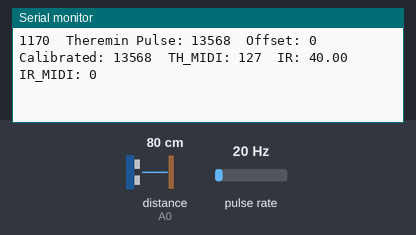
Recording of a sketch running on a simulated SparkFun Pro Micro, built with avr-gcc and run on an emulated ATmega32U4. Shown: the last lines printed to the serial monitor. Wiring (inferred from the names in the program): pulse sensor: data pin 4. Inputs (shaded band) come from the test bench; at power-on: distance to the obstacle (sensor on A0) 80 cm, pulse rate 20 Hz.

Above: at 1.2 s.
1.3 s: distance to the obstacle (sensor on A0) set to 2 cm
At 1.38 s:
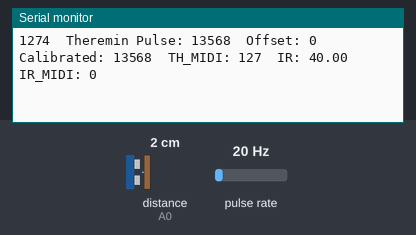
2.8 s: pulse rate (sensor on pin 4) set to 8 Hz
At 2.86 s:
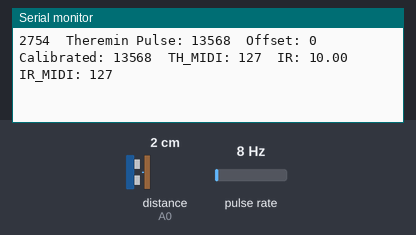
5.8 s: distance to the obstacle (sensor on A0) set to 9 cm
At 5.8 s:
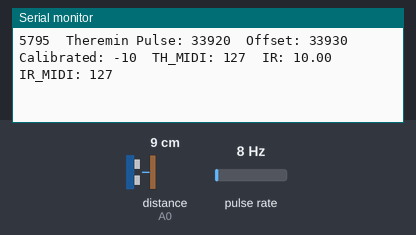
7.3 s: pulse rate (sensor on pin 4) set to 4 Hz
At 7.38 s:
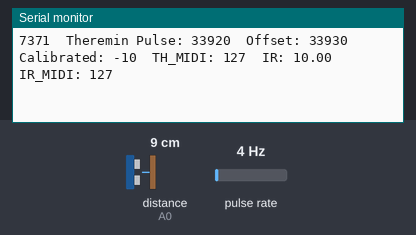
8.8 s: distance to the obstacle (sensor on A0) set to 35 cm
At 8.85 s:
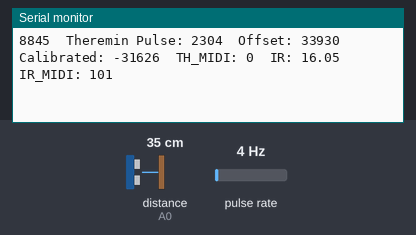
Timing chart, 0 to 11.8 s (numbered marks = the images above; inputs shaded):
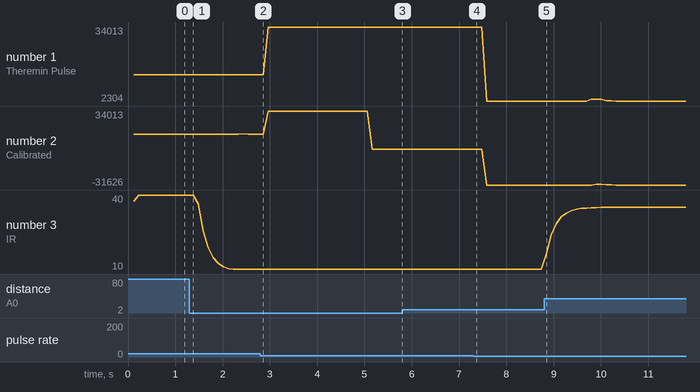

The sketch:

ThereminIRSculpture_20250923.ino
```cpp
// External lbiraries required, make sure the library is downloaded before compiling the code
#include <SharpIR.h>
#include <MIDIUSB.h>
#include <CapacitiveSensor.h>

long TimeSerial = 0;  //Serial update time

//Pulse capture variables
volatile uint16_t lastCapture = 0;
//volatile means the variable will be updated at anytime, no interups
//uint16_t means 16bit binary for counter usage
volatile uint16_t pulseWidth = 0;
volatile bool newPulse = false;
long pulseWidth_cal = 0;

//Hardware input capture function for detecting a signal edge from TLC555 > 7493
ISR(TIMER1_CAPT_vect) {
  uint16_t capture = ICR1;             // Read the captured timer value
  pulseWidth = capture - lastCapture;  // Calculate pulse width
  lastCapture = capture;               // Update last capture time
  newPulse = true;                     // Set flag to process pulse width in loop
}

//Variables for Theremin sense auto-calibration
long TimeNow = 0;
long Timetrigger = 0;
long Offset = 0;
int OffsetFlag = 0;
// Auto-calibration function
void setOffset() {
  Offset = pulseWidth + 10;  //<<<<<<<<<<<<< Auto
  //Offset = 3663;  //<<<<<<<<<<<<< Manual
  OffsetFlag = 1;
}

//Theremin sense variables
float CapSenseValue = 0;
float smoothedCapSense = 0;
float pulseScale = 2;

//IR sensor variables
#define IRPin A0
SharpIR IRSensor(SharpIR::GP2Y0A21YK0F, IRPin);
float Distance_cm;
float readDistance_cm;
float smoothedDistance = 0;
float maxDistance = 40;
float minDistance = 10;

//For all sensors
float smoothingFactor = 0.1;  //<<<<<<<<<<<<< Sensor value smoothness

//MIDI message - Theremin
int TH_midiChannel = 0;  //midi channel

int TH_midiCC = 1;  //midi cc
int TH_midiCCValue = 0;
int prevTH_midiCCValue = 0;

int TH_midiNOTE = 36;  //midi note
int TH_midiNOTEOn = 0;
long TH_midiNOTE_buff = 0;
long TH_midiNOTE_buffTime = 200;

//MIDI message - IR Sensor
int IR_midiChannel = 1;  //midi channel

int IR_midiCC = 2;  //midi cc
int IR_midiCCValue = 0;
int prevIR_midiCCValue = 0;

int IR_midiNOTE = 36;  //midi note
int IR_midiNOTEOn = 0;
long IR_midiNOTE_buff = 0;
long IR_midiNOTE_buffTime = 200;

//MIDI messages function setup
void noteOn(byte channel, byte pitch, byte velocity) {
  midiEventPacket_t noteOn = { 0x09, 0x90 | channel, pitch, velocity };
  MidiUSB.sendMIDI(noteOn);
}

void noteOff(byte channel, byte pitch, byte velocity) {
  midiEventPacket_t noteOff = { 0x08, 0x80 | channel, pitch, velocity };
  MidiUSB.sendMIDI(noteOff);
}

void controlChange(byte channel, byte control, byte value) {
  midiEventPacket_t event = { 0x0B, 0xB0 | channel, control, value };
  MidiUSB.sendMIDI(event);
}

void setup() {
  //Setup for Serial port
  Serial.begin(115200);

  //----------------------------------------------- Technical setup, for copy and paste
  //Setup for MCU clocking and capture function
  TCCR1A = 0;              // Normal mode (no PWM)
  TCCR1B = (1 << ICES1) |  // Capture on rising edge
           (1 << CS10);    // Prescaler = 1 (16 MHz timer clock with 16 MHz CPU)
  TIMSK1 = (1 << ICIE1);   // Enable input capture interrupt
  TIFR1 = (1 << ICF1);     // Clear input capture flag
  sei();                   // Enable global interrupts

  //Setup for Theremin sensor inputs
  pinMode(4, INPUT);  // Theremin input (Arduino Pro Micro =  D4)
}

void loop() {
  //Autocalibration for Theremin
  TimeNow = millis();
  if (TimeNow > 5000 && OffsetFlag == 0) {
    setOffset();
  }

  //---------------------------------------------- Theremin reading
  if (newPulse) {
    newPulse = false;  //turn off flag
    pulseWidth_cal = (pulseWidth - Offset);
    smoothedCapSense = (pulseWidth_cal * smoothingFactor) + (smoothedCapSense * (1 - smoothingFactor));
    CapSenseValue = smoothedCapSense;

    //---------------------------------------------- Theremin MIDI output
    TH_midiCCValue = CapSenseValue * pulseScale;
    if (TH_midiCCValue < 0) {
      TH_midiCCValue = 0;
    }
    if (TH_midiCCValue > 127) {
      TH_midiCCValue = 127;
    }
  }
  if (prevTH_midiCCValue != TH_midiCCValue && pulseWidth_cal <= Offset) {
    controlChange(TH_midiChannel, TH_midiCC, TH_midiCCValue);
    MidiUSB.flush();

    if (TH_midiNOTEOn == 0) {
      TH_midiNOTEOn = 1;
      TH_midiNOTE_buff = TimeNow;
    }

    if (TH_midiNOTEOn == 1 && TimeNow - TH_midiNOTE_buff > TH_midiNOTE_buffTime) {
      noteOn(TH_midiChannel, TH_midiNOTE, 127);
      MidiUSB.flush();
      TH_midiNOTEOn = 2;
    }

    prevTH_midiCCValue = TH_midiCCValue;
  }

  if (TH_midiNOTEOn == 2 && TH_midiCCValue <= 0) {
    noteOff(TH_midiChannel, TH_midiNOTE, 0);
    MidiUSB.flush();
    TH_midiNOTEOn = 0;
  }

  //---------------------------------------------- IRSensor reading›
  readDistance_cm = IRSensor.getDistance();                              //Read IR Sensor raw data
  if (readDistance_cm < maxDistance || readDistance_cm > minDistance) {  //Update IR Sensor raw data only if the reading is in the range of maximum and minimum distance
    Distance_cm = readDistance_cm;
  }
  smoothedDistance = (Distance_cm * smoothingFactor) + (smoothedDistance * (1 - smoothingFactor));  //Smooth out raw data according to smoothingFactor
  Distance_cm = smoothedDistance;
  //Set detective range
  if (Distance_cm > maxDistance) {
    Distance_cm = maxDistance;
  }
  if (Distance_cm < minDistance) {
    Distance_cm = minDistance;
  }

  //---------------------------------------------- IRSensor MIDI output
  IR_midiCCValue = (127 - (Distance_cm - minDistance) * (127 / (maxDistance - minDistance)));
  if (prevIR_midiCCValue != IR_midiCCValue && readDistance_cm <= maxDistance) {
    controlChange(IR_midiChannel, IR_midiCC, IR_midiCCValue);
    MidiUSB.flush();

    if (IR_midiNOTEOn == 0) {
      IR_midiNOTEOn = 1;
      IR_midiNOTE_buff = TimeNow;
    }

    if (IR_midiNOTEOn == 1 && TimeNow - IR_midiNOTE_buff > IR_midiNOTE_buffTime) {
      noteOn(IR_midiChannel, IR_midiNOTE, 127);
      MidiUSB.flush();
      IR_midiNOTEOn = 2;
    }

    prevIR_midiCCValue = IR_midiCCValue;
  }

  if (IR_midiNOTEOn == 2 && IR_midiCCValue <= 0) {
    noteOff(IR_midiChannel, IR_midiNOTE, 0);
    MidiUSB.flush();
    IR_midiNOTEOn = 0;
  }

  //---------------------------------------------- Serial Print for debug
  if (TimeNow - TimeSerial >= 100) {
    Serial.print(millis());  // check on performance in milliseconds
    Serial.print("\t");      // tab character for debug windown spacing
    Serial.print("Theremin Pulse: ");
    Serial.print(pulseWidth);  // print theremin sensor raw output
    Serial.print("\t");
    Serial.print("Offset: ");
    Serial.print(Offset);  // print theremin sensor offset
    Serial.print("\t");
    Serial.print("Calibrated: ");
    Serial.print(pulseWidth_cal);  // print theremin sensor output after offset
    Serial.print("\t");
    Serial.print("TH_MIDI: ");
    Serial.print(TH_midiCCValue);  // print theremin sensor MIDICC output
    Serial.print("\t");
    Serial.print("IR: ");
    Serial.print(Distance_cm);  // print IR sensor output
    Serial.print("\t");
    Serial.print("IR_MIDI: ");
    Serial.print(IR_midiCCValue);  // print IR sensor MIDICC output
    Serial.println("\t");
    TimeSerial = TimeNow;
  }
}
```

Measured:
- after the input at 8.8 s, the serial monitor: prints a new line after 0.05 s (image 5)
- plotted number 1: 13568 → 33920 after the input at 2.8 s, 33920 → 2304 after the input at 7.3 s
- plotted number 2: -10 → -31626 after the input at 7.3 s
- plotted number 3: 10 → 35 after the input at 8.8 s
